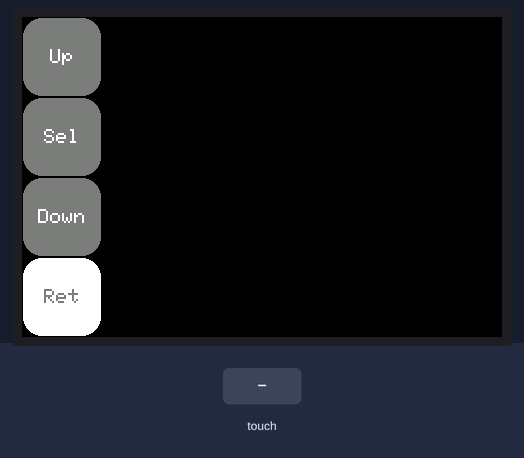
The sketch below on a simulated Teensy 4. Shown: 480×320 colour display. Inputs (shaded band) come from the test bench. What the sketch prints to the serial monitor is not drawn.

Above: at 1.6 s.
1.7 s: touch panel pressed at 38 % / 10 % of its raw x / y range
At 1.76 s:
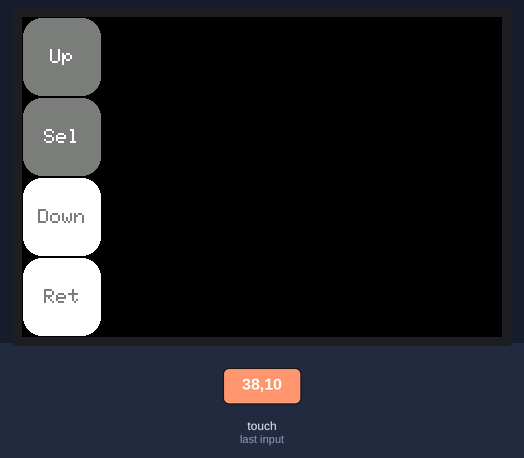
At 3.0 s:
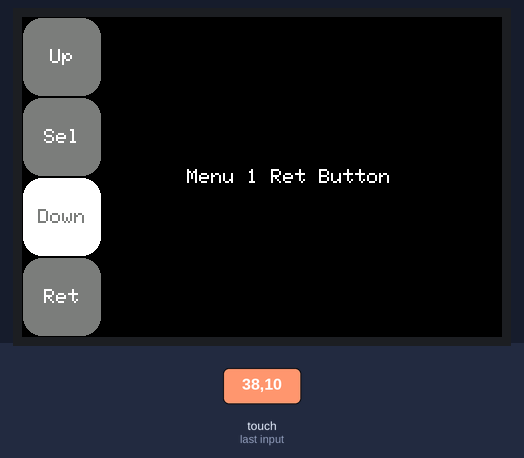
3.3 s: touch panel pressed at 62 % / 10 % of its raw x / y range
At 3.42 s:
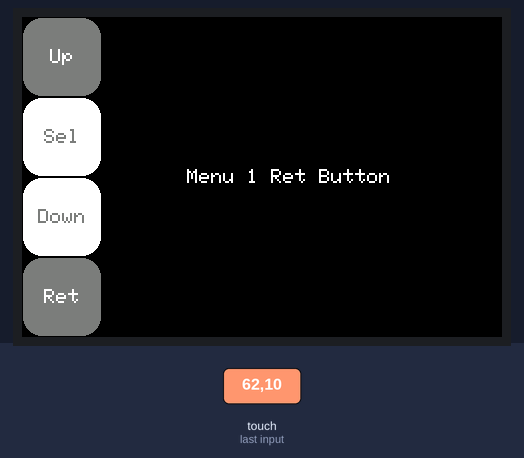
At 4.1 s:
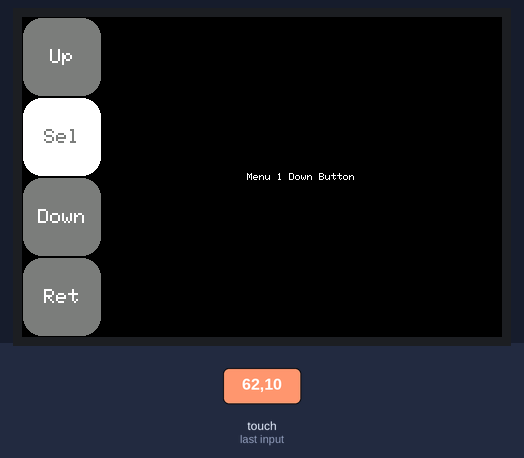
Timing chart, 0 to 4.2 s (numbered marks = the images above; inputs shaded):
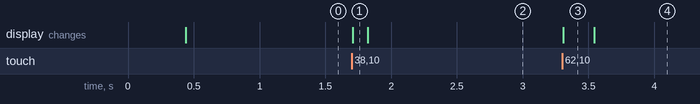

Measured:
- after the input at 1.7 s, the display: changes at once (image 1)
- after the input at 3.3 s, the display: changes at once (image 3)

The sketch:

test.ino
```cpp
/*
 * gfxbuttontest_featherwing
 */

#include <SPI.h>
#include <Adafruit_GFX.h>    // Core graphics library
#include <Adafruit_HX8357.h>
#include <Adafruit_STMPE610.h>


#ifdef ESP8266
   #define STMPE_CS 16
   #define TFT_CS   0
   #define TFT_DC   15
   #define SD_CS    2
#elif defined(ESP32) && !defined(ARDUINO_ADAFRUIT_FEATHER_ESP32S2)
   #define STMPE_CS 32
   #define TFT_CS   15
   #define TFT_DC   33
   #define SD_CS    14
#elif defined(TEENSYDUINO)
   #define TFT_DC   10
   #define TFT_CS   4
   #define STMPE_CS 3
   #define SD_CS    8
#elif defined(ARDUINO_STM32_FEATHER)
   #define TFT_DC   PB4
   #define TFT_CS   PA15
   #define STMPE_CS PC7
   #define SD_CS    PC5
#elif defined(ARDUINO_NRF52832_FEATHER)  /* BSP 0.6.5 and higher! */
   #define TFT_DC   11
   #define TFT_CS   31
   #define STMPE_CS 30
   #define SD_CS    27
#elif defined(ARDUINO_MAX32620FTHR) || defined(ARDUINO_MAX32630FTHR)
   #define TFT_DC   P5_4
   #define TFT_CS   P5_3
   #define STMPE_CS P3_3
   #define SD_CS    P3_2
#else
    // Anything else, defaults!
   #define STMPE_CS 6
   #define TFT_CS   9
   #define TFT_DC   10
   #define SD_CS    5
#endif


#define TFT_RST -1


// Use hardware SPI and the above for CS/DC
Adafruit_HX8357  tft = Adafruit_HX8357( TFT_CS,  TFT_DC,  TFT_RST);
Adafruit_STMPE610 ts = Adafruit_STMPE610(STMPE_CS);

// This is calibration data for the raw touch data to the screen coordinates
// For rotation 1, these put the buttons at the top of the screen
#define TS_MINX 3800
#define TS_MAXX 100
#define TS_MINY 100
#define TS_MAXY 3750

// Redefine original colors, add additional colors to match those available with the ILI9341 library
#define HX8357_BLACK       0x0000  ///<   0,   0,   0
#define HX8357_NAVY        0x000F  ///<   0,   0, 123
#define HX8357_DARKGREEN   0x03E0  ///<   0, 125,   0
#define HX8357_DARKCYAN    0x03EF  ///<   0, 125, 123
#define HX8357_MAROON      0x7800  ///< 123,   0,   0
#define HX8357_PURPLE      0x780F  ///< 123,   0, 123
#define HX8357_OLIVE       0x7BE0  ///< 123, 125,   0
#define HX8357_LIGHTGREY   0xC618  ///< 198, 195, 198
#define HX8357_DARKGREY    0x7BEF  ///< 123, 125, 123
#define HX8357_BLUE        0x001F  ///<   0,   0, 255
#define HX8357_GREEN       0x07E0  ///<   0, 255,   0
#define HX8357_CYAN        0x07FF  ///<   0, 255, 255
#define HX8357_RED         0xF800  ///< 255,   0,   0
#define HX8357_MAGENTA     0xF81F  ///< 255,   0, 255
#define HX8357_YELLOW      0xFFE0  ///< 255, 255,   0
#define HX8357_WHITE       0xFFFF  ///< 255, 255, 255
#define HX8357_ORANGE      0xFD20  ///< 255, 165,   0
#define HX8357_GREENYELLOW 0xAFE5  ///< 173, 255,  41
#define HX8357_PINK        0xFC18  ///< 255, 130, 198

// UI Buttondetails
#define BUTTON_X 40
#define BUTTON_Y 40
#define BUTTON_W 80
#define BUTTON_H 80
#define BUTTON_TEXTSIZE 2
#define DISPLAY_XOFFSET 80
#define DISPLAY_TEXTOFFSET 90
#define DISPLAY_YOFFSET 0

enum ButtonName {
  BTN_UP,
  BTN_SELECT,
  BTN_DOWN,
  BTN_RETURN
};

#define MENU1_BTN_CNT 4
Adafruit_GFX_Button Menu1Buttons[MENU1_BTN_CNT];
char Menu1Labels[MENU1_BTN_CNT][5] = {"Up", "Sel", "Down", "Ret"};
uint16_t Menu1Colors[MENU1_BTN_CNT] = {HX8357_DARKGREY, HX8357_DARKGREY,
                               HX8357_DARKGREY, HX8357_DARKGREY};

#define MENU2_BTN_CNT 4
Adafruit_GFX_Button Menu2Buttons[MENU2_BTN_CNT];
char Menu2Labels[MENU2_BTN_CNT][5] = {"Up", "Sel", "Down", "Ret"};
uint16_t Menu2Colors[MENU2_BTN_CNT] = {HX8357_BLUE, HX8357_BLUE,
                               HX8357_BLUE, HX8357_BLUE};

int textSize = 2;
int textColorIndex = 0;
uint16_t textColor[7] = {
 HX8357_WHITE,
 HX8357_RED,
 HX8357_GREEN,
 HX8357_BLUE,
 HX8357_CYAN,
 HX8357_MAGENTA,
 HX8357_YELLOW
};

//-------------------------------------------------------------------------
void setTextColorIndex(int updown) {
    textColorIndex += updown;
    if (textColorIndex > 6)
        textColorIndex = 0;
    else if (textColorIndex < 0)
        textColorIndex = 6;
     tft.setTextColor(textColor[textColorIndex]);
}

//-------------------------------------------------------------------------
void setTextSizeIndex(int updown) {
    textSize += updown;
    if (textSize > 3)
        textSize = 1;
    else if (textSize < 1)
        textSize = 3;
     tft.setTextSize(textSize);
}

//-------------------------------------------------------------------------
bool initializeButtons(
            Adafruit_GFX_Button menuButtons[],
            uint16_t menuColors[],
            char menuLabels[][5],
            int menuButtonCount) {
     tft.fillScreen(HX8357_BLACK);

    for (uint8_t row=0; row<menuButtonCount; row++)
    {
        menuButtons[row].initButton(& tft,
            BUTTON_X,
            BUTTON_Y + row *(BUTTON_H),
            BUTTON_W,
            BUTTON_H,
            HX8357_BLACK,
            menuColors[row],
            HX8357_WHITE,
            menuLabels[row], BUTTON_TEXTSIZE);
        menuButtons[row].drawButton();
    }
    return true;
}

//-------------------------------------------------------------------------
void tftSetCenterCursor(String str, int16_t xIn, int16_t yIn) {
  int16_t xText, yText;
  uint16_t w, h;

    tft.getTextBounds(str, 0, 0, &xText, &yText, &w, &h);
    tft.setCursor(xIn-w/2, yIn-h/2);
}

//--------------------------------------------------------------------------------
void tftPrint(String str) {
    int16_t xText, yText;
    uint16_t w, h;

      tft.getTextBounds(str, 0, 0, &xText, &yText, &w, &h);
      tft.fillRect(  tft.getCursorX(),   tft.getCursorY(), w, h, HX8357_BLACK);
      tft.print(str);
}

//-------------------------------------------------------------------------
void tftCenterPrint(String str) {
      tft.setTextSize(textSize);
      tftSetCenterCursor(str,
                   DISPLAY_TEXTOFFSET + (  tft.width()-DISPLAY_TEXTOFFSET)/2,
                   DISPLAY_YOFFSET + ( tft.height()-DISPLAY_YOFFSET)/2);
     tftPrint(str);
}

//--------------------------------------------------------------------------------
void setup() {
    Serial.begin(115200);
    delay(100);
    Serial.println("");

    // if the touchscreen returns true, assume we have the  tft device
    if (!ts.begin())
        return;

    Serial.println("Touchscreen started");
     tft.begin();
     tft.setRotation(1);
     tft.setTextWrap(false);

    initializeButtons(Menu1Buttons, Menu1Colors, Menu1Labels, MENU1_BTN_CNT);
}

//--------------------------------------------------------------------------------
int  tftButtonRelease(Adafruit_GFX_Button menuButtons[], int menuButtonCount) {
    int btn = -1;
    TS_Point p;

    if (ts.bufferSize())
    {
        p = ts.getPoint();
    }
    else
    {
        // this is our way of tracking touch 'release'!
        p.x = p.y = p.z = -1;
    }

    // Scale from ~0->4000 to  tft.width using the calibration #'s
    if (p.z != -1)
    {
        int16_t px = p.x;
        int16_t py = p.y;
        p.x = map(py, TS_MINY, TS_MAXY, 0,  tft.width());
        p.y = map(px, TS_MINX, TS_MAXX, 0,  tft.height());
    }

    // go thru all the buttons, checking if they were pressed
    for (uint8_t b=0; b<menuButtonCount; b++)
    {
        if (menuButtons[b].contains(p.x, p.y))
        {
          Serial.print("Pressing: "); Serial.println(b);
          menuButtons[b].press(true);  // tell the button it is pressed
        }
        else
        {
          menuButtons[b].press(false);  // tell the button it is NOT pressed
        }
    }

    // now we can ask the buttons if their state has changed
    for (uint8_t b=0; b<menuButtonCount; b++)
    {
        if (menuButtons[b].justReleased())
        {
          Serial.print("Released: "); Serial.println(b);
          menuButtons[b].drawButton();  // draw normal
          btn = b;
        }

        if (menuButtons[b].justPressed())
        {
            menuButtons[b].drawButton(true);  // draw invert!
            delay(100); // UI debouncing
        }
    }
    return btn;
}

//--------------------------------------------------------------------------------
void processMenu2() {
    String msg = "";
    bool exitLoop = false;

    initializeButtons(Menu2Buttons, Menu2Colors, Menu2Labels, MENU2_BTN_CNT);

    msg = "   Menu 2 Up button   ";
    Serial.println(msg);
    setTextColorIndex(0);
    setTextSizeIndex(0);
     tftCenterPrint(msg);

    while (!exitLoop)
    {
        int btn =  tftButtonRelease(Menu2Buttons, MENU2_BTN_CNT);
        if (btn >= 0 && btn < MENU2_BTN_CNT)
        {
            Serial.print("btn = "); Serial.println(btn);
        }

        switch (btn)
        {
          case BTN_UP:
            msg = "Menu 2 Up button      ";
            Serial.println(msg);
            setTextColorIndex(1);
             tftCenterPrint(msg);
            break;

          case BTN_SELECT:
            msg = "Menu 2 Select Button  ";
            Serial.println(msg);
            setTextColorIndex(0);
             tftCenterPrint(msg);
            break;

          case BTN_DOWN:
            msg = "Menu 2 Down Button    ";
            Serial.println(msg);
            setTextColorIndex(-1);
             tftCenterPrint(msg);
            break;

          case BTN_RETURN:
            msg = "Menu 2 Ret Button     ";
            Serial.println(msg);
            Serial.println("Exiting Menu2, Returing to Menu1");

            exitLoop = true;
            break;

          default:
            break;
        }
    }
}

//--------------------------------------------------------------------------------
void processMenu1() {
    String msg = "";

    int btn =  tftButtonRelease(Menu1Buttons, MENU1_BTN_CNT);
    if (btn >= 0 && btn < MENU1_BTN_CNT)
    {
        Serial.print("btn = "); Serial.println(btn);
    }

    switch (btn)
    {
      case BTN_UP:
        msg = "Menu 1 Up Button    ";
        Serial.println(msg);
         tft.fillRect(DISPLAY_XOFFSET,DISPLAY_YOFFSET, tft.width(), tft.height(), HX8357_BLACK);
        setTextColorIndex(0);
        setTextSizeIndex(1);
         tftCenterPrint(msg);
        break;

      case BTN_SELECT:
        msg = "Menu 1 Select Button";
        Serial.println(msg);
        processMenu2();

        initializeButtons(Menu1Buttons, Menu1Colors, Menu1Labels, MENU1_BTN_CNT);

        msg = "Returned from Menu 2";
        Serial.println(msg);
        setTextColorIndex(0);
        setTextSizeIndex(0);
        tftCenterPrint(msg);
        break;

      case BTN_DOWN:
        msg = "Menu 1 Down Button  ";
        Serial.println(msg);
         tft.fillRect(DISPLAY_XOFFSET,DISPLAY_YOFFSET, tft.width(), tft.height(), HX8357_BLACK);
        setTextColorIndex(0);
        setTextSizeIndex(-1);
         tftCenterPrint(msg);
        break;

      case BTN_RETURN:
        msg = "Menu 1 Ret Button   ";
        Serial.println(msg);
        tftCenterPrint(msg);
        break;

      default:
        break;
    }
}

//--------------------------------------------------------------------------------
void loop() {

    processMenu1();

}
```
